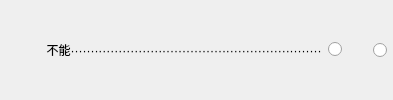
              <widget class="QWidget" name="widget_71" native="true">
               <property name="sizePolicy">
                <sizepolicy hsizetype="Preferred" vsizetype="Fixed">
                 <horstretch>0</horstretch>
                 <verstretch>0</verstretch>
                </sizepolicy>
               </property>
               <layout class="QHBoxLayout" name="horizontalLayout_61">
                <property name="leftMargin">
                 <number>0</number>
                </property>
                <property name="topMargin">
                 <number>0</number>
                </property>
                <property name="rightMargin">
                 <number>6</number>
                </property>
                <property name="bottomMargin">
                 <number>0</number>
                </property>
                <item>
                 <widget class="QLabel" name="label_80">
                  <property name="sizePolicy">
                   <sizepolicy hsizetype="Expanding" vsizetype="Fixed">
                    <horstretch>0</horstretch>
                    <verstretch>0</verstretch>
                   </sizepolicy>
                  </property>
                  <property name="text">
                   <string>              不能·······························································</string>
                  </property>
                  <property name="alignment">
                   <set>Qt::AlignLeading|Qt::AlignLeft|Qt::AlignVCenter</set>
                  </property>
                 </widget>
                </item>
                <item>
                 <widget class="QRadioButton" name="radioButton_122">
                  <property name="sizePolicy">
                   <sizepolicy hsizetype="Fixed" vsizetype="Fixed">
                    <horstretch>0</horstretch>
                    <verstretch>0</verstretch>
                   </sizepolicy>
                  </property>
                  <property name="layoutDirection">
                   <enum>Qt::RightToLeft</enum>
                  </property>
                  <property name="text">
                   <string/>
                  </property>
                 </widget>
                </item>
                <item>
                 <widget class="QRadioButton" name="radioButton_123">
                  <property name="sizePolicy">
                   <sizepolicy hsizetype="Fixed" vsizetype="Fixed">
                    <horstretch>0</horstretch>
                    <verstretch>0</verstretch>
                   </sizepolicy>
                  </property>
                  <property name="layoutDirection">
                   <enum>Qt::RightToLeft</enum>
                  </property>
                  <property name="text">
                   <string>    </string>
                  </property>
                 </widget>
                </item>
               </layout>
              </widget>
